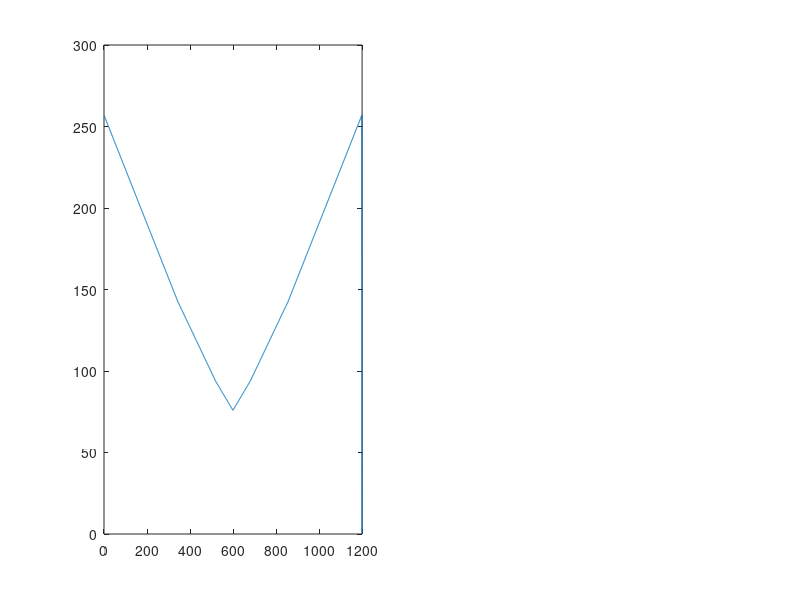

This chart was generated by the following MATLAB code: (Note: this script raises an error after producing the figure.)
clear; close all;
%% 0. Initialize Parameters
L = 1200; % Length of bridge
n = 1200; % Discretize into 1 mm seg.
P = 400; % Total weight of train IF all are freight trains[N]
x = linspace(0, L, n+1); % x-axis generate n + 1 evenly spaced points

% Cross sections are defined by an nx3 matrix. Each row represents a
% rectangle. 
% section[i,1] = b, section[i, 2] = h, section[i, 3] = ybar
% **Coordinates measured as right and down positive**
section1 = [100, 1.27, 1.27/2;
            80, 1.27, 1.27/2 + 75 + 1.27;
            1.27 * 2, 75 - 1.27, (75 - 1.27) / 2 + 1.27;
            10, 1.27, 3 * 1.27 / 2;
            10, 0.0001, 1.27]; % b, h, ybar. last line is glue width,
sectionv2 = [100, 1.27*2, 1.27;
            80, 1.27, 1.27/2 + 75;
            1.27 * 2, 75 - 1.27, (75 - 1.27) / 2 + 1.27;
            10, 1.27, 3 * 1.27 / 2;
            10, 0.0001, 1.27]; % b, h, ybar. last line is glue width,

xsections = {section1, section1}; % cell array of all cross sections

% define the location of each cross section. At least two required.
xsectionpts = [0, 1200]; 
numxsections = length(xsections);

% Define top flange parameters
topConstThick = 1.27;
topConstWidth = 80;
topFreeThick = 1.27;
topFreeWidth = 10;

% Define glue joints
glueheights = [0, 1.27]; %#ok<*NBRAK2>
numglues = length(glueheights);

%% 1. SFD, BMD under train loading
x_train = [52 228 392 568 732 908]; % Train Load Locations
x_train = x_train - 52;
P_train_LC1 = [1 1 1 1 1 1] * (P/6);
P_train_LC2 = [1.35 1.35 1 1 1 1] * (P/6);

P_train = P_train_LC1;

% array of locations the end of the train can take, in intervals of 1mm
train_locs = (-x_train(end)):1:L;

n_train = length(train_locs); % number of train locations
SFDi = zeros(n_train, n+1); % 1 SFD for each train location
BMDi = zeros(n_train, n+1); % 1 BMD for each train location

% Solve for SFD and BMD with the train at different locations
for i = 1:n_train
    % start location of train
    locs = train_locs(i) + x_train;

    % ignore locations not on bridge
    logical = locs >= 0 & locs <= L; 
    locs = locs(logical);
    p_applicable = P_train(logical); % ignore corresponding loads

    % sum of moments at A eqn
    By = sum((locs) .* p_applicable) / L;

    % sum of Fy eqn 
    Ay = sum(p_applicable) - By;
 
    % construct applied loads
    w = zeros(1, n + 1);
    w(round((locs + 1) / L * n)) = -p_applicable;
    w(1) = w(1) + Ay;
    w(round((L + 1.0) / L * n)) = w(round((L + 1.0) / L * n)) + By;
    
    % Integrate the applied loads to get SFD
    SFDi(i, :) = cumsum(w);
    % Integrate the SFD to get BMD
    BMDi(i, :) = cumsum(SFDi(i,:));

end
SFE = max(abs(SFDi)); % SFD envelope
BME = max(BMDi); % BMD envelope

figure
subplot(1, 2, 1)
plot(x, SFE);


%% 2. Geometric properties of cross sections

% Discretized cross-sections. One cross section per mm.
xsectionsdsc = cell(1, n + 1);
xsectionsdsc(round(xsectionpts(1) / L * n) + 1) = xsections(1); 
for i = 1:(numxsections - 1)
    idx1 = round(xsectionpts(i) / L * n) + 1;
    idx2 = round(xsectionpts(i + 1) / L * n) + 1;
    ratio = (xsections{i + 1} - xsections{i}) ./ (xsectionpts(i + 1) - xsectionpts(i));
    xsectionsdsc{idx1} = xsections{i};
    for j = (idx1 + 1):(idx2)
        xsectionsdsc{j} = xsections{i} + ratio * (j / n * L);
    end
end

ybots = zeros(1, n + 1);
for i = 1:n + 1
    ybots(i) = max(xsectionsdsc{i}(:, 2) / 2 + xsectionsdsc{i}(:, 3));
end

ybars = zeros(1, n + 1);
Is = zeros(1, n + 1);
QCent = zeros(1, n + 1);
Qglues = zeros(numglues, n + 1);
Areas = zeros(1, n + 1);

% ybar, I, Qcent, Qglues
for i = 1:(n + 1)
    if i > 1 && isequal(xsectionsdsc{i}, xsectionsdsc{i - 1})
        ybars(i) = ybars(i - 1);
        Is(i) = Is(i - 1);
        QCent(i) = QCent(i - 1);
        Qglues(:, i) = Qglues(:, i - 1);
        Areas(i) = Areas(i - 1);
        continue
    end
    % ybar, I, Qcent
    % sum the areas times distance to centroid of each individual square
    sumAD = 0;
    sumAreas = 0;
    for j = 1:size(xsectionsdsc{i}, 1)
        % ybar
        b = xsectionsdsc{i}(j, 1);
        h = xsectionsdsc{i}(j, 2);
        y = xsectionsdsc{i}(j, 3);
        sumAD = sumAD + b * h * y;
        sumAreas = sumAreas + b * h;
        Areas(i) = Areas(i) + b * h;
    end
    ybars(i) = sumAD / sumAreas;

    % I
    % bh^3/12 for every bit
    Itot = 0;
    for j = 1:size(xsectionsdsc{i}, 1)
        b = xsectionsdsc{i}(j, 1);
        h = xsectionsdsc{i}(j, 2);
        y = xsectionsdsc{i}(j, 3);
        Iloc = b * h^3 / 12;
        ay2 = b * h * (abs(y - ybars(i)))^2;
        Itot = Itot + Iloc + ay2;
    end
    Is(i) = Itot;
    
    % all Qs
    Qc = 0;
    for j = 1:size(xsectionsdsc{i}, 1)
        % calculate area above centroidal axis of the jth shape, as well as
        % centroid position relative to y axis
        b = xsectionsdsc{i}(j, 1);
        h = xsectionsdsc{i}(j, 2);
        y = xsectionsdsc{i}(j, 3);
        y1 = y - h/2;
        y2 = y + h/2;
        if y1 < ybars(i)
            area = b * (min(y2, ybars(i)) - y1);
            centY = (min(y2, ybars(i)) + y1) / 2;
            Qc = Qc + area * (ybars(i) - centY);
        end
    end
    for j = 1:numglues
        % calculate Q from top
        Qtop = 0;
        for k = 1:size(xsectionsdsc{i}, 1)
            % calculate area above centroidal axis of the jth shape, as well as
            % centroid position relative to y axis
            b = xsectionsdsc{i}(k, 1);
            h = xsectionsdsc{i}(k, 2);
            y = xsectionsdsc{i}(k, 3);
            y1 = y - h/2;
            y2 = y + h/2;
            if y1 < glueheights(j)
                area = b * (min(y2, glueheights(j)) - y1);
                centY = (min(y2, glueheights(j)) + y1) / 2;
                Qtop = Qtop + area * (ybars(i) - centY);
            end
        end
        Qglues(j, i) = Qtop;
    end
    QCent(i) = Qc;
end

% calculate max b
bCentTop = zeros(1, n + 1);
bCentBot = zeros(1, n + 1);

bGluesTop = zeros(numglues, n + 1);
bGluesBot = zeros(numglues, n + 1);


for i = 1:n + 1
    bBot = 0;
    bTop = 0;
    for j = 1:size(xsectionsdsc{i}, 1)
        b = xsectionsdsc{i}(j, 1);
        h = xsectionsdsc{i}(j, 2);
        y = xsectionsdsc{i}(j, 3);
        yb = round(ybars(i), 2);
        y1 = round(y - (h / 2), 2);
            y2 = round(y + (h / 2), 2);
        if y2 >= yb && y1 < yb
            bBot = bBot + b;
        end
        if y2 > yb && y1 <= yb
            bTop = bTop + b;
        end
    end
    bCentTop(i) = bTop;
    bCentBot(i) = bBot;
    for j = 1:numglues
        bBot = 0;
        bTop = 0;
        for k = 1:size(xsectionsdsc{i}, 1)
            b = xsectionsdsc{i}(k, 1);
            h = xsectionsdsc{i}(k, 2);
            y = xsectionsdsc{i}(k, 3);
            y1 = round(y - (h / 2), 5);
            y2 = round(y + (h / 2), 5);
            glueh = round(glueheights(j), 5);
            if y2 > glueh && y1 < glueh
                bBot = bBot + b;
            end

            if y2 > glueh && y1 <= glueh
                bTop = bTop + b;
            end
        end
        bGluesTop(j, i) = bTop;
        bGluesBot(j, i) = bBot;
    end
end


%% 3. Calculate Applied Stress
T_glue = zeros(numglues, n + 1);
S_top = -ybars .* BME ./ Is;
S_bot = (ybots - ybars) .* BME ./ Is;
T_cent = SFE .* QCent ./ Is ./ min(bCentBot, bCentTop);

for j = 1:numglues
    T_glue(j, :) = SFE .* Qglues(j, :) ./ Is ./ min(bGluesTop(j, :), bGluesBot(j, :));
end

%% 4. Material and Thin Plate Buckling Capacities
diaphragmDist = 400; % distance between diaphragms. Assume constant for ease of calculation.

E = 4000;
mu = 0.2;
t = 1.27;

S_tens = max(S_top, S_bot);
S_comp = abs(min(S_top, S_bot));
T_max = T_cent;
T_gmax = max(T_glue);
% Buckling case 1 (middle of top flange)
S_buck1 = 4*pi^2*E ./ (12 * (1 - mu^2)) .* ((topConstThick/topConstWidth)^2);
% Buckling case 2 (sides of top flange)
S_buck2 = 0.4254*pi^2*E ./ (12 * (1 - mu^2)) .* ((topFreeThick/topFreeWidth)^2);
% Buckling case 3 (Webs)
S_buck3 = 6*pi^2*E ./ (12*(1-mu^2)) .* (t./(ybars - topConstThick)).^2;
% Shear buckling
T_buck = 5*pi^2*E ./ (12*(1-mu^2)) .* (((t./(ybots - topConstThick)).^2) + ((t/diaphragmDist).^2));


%% 5. FOS
FOS_tens = 30 ./ S_tens;
FOS_comp = 6 ./ S_comp;
FOS_shear = 4 ./ T_max;
FOS_glue = 2 ./ T_gmax;
FOS_buck1 = S_buck1 ./ S_comp;
FOS_buck2 = S_buck2 ./ S_comp;
FOS_buck3 = S_buck3 ./ S_comp;
FOS_buckV = T_buck ./ abs(T_max);

%% 6. Min FOS and the failure load Pfail
FOSs = [min(FOS_tens), min(FOS_comp), min(FOS_shear), min(FOS_glue), min(FOS_buck1), min(FOS_buck2), min(FOS_buck3), min(FOS_buckV)];
minFOS = min(FOSs);
Pf = sum(P_train) * minFOS;

fprintf(['Factors of Safety\n' ...
         '  Matboard Tensile: %.2f\n' ...
         '  Matboard Compressive: %.2f\n' ...
         '  Matboard Shear: %.2f\n' ...
         '  Glue Shear: %.2f\n' ...
         '  Buckling Case 1: %.2f\n' ...
         '  Buckling Case 2: %.2f\n' ...
         '  Buckling Case 3: %.2f\n' ...
         '  Shear Buckling: %.2f\n'], FOSs)
fprintf('\nFailure load: %.2f N\n', Pf)
%% 7. Vfail and Mfail
Mf_tens = FOS_tens .* BME;
Mf_comp = FOS_comp .* BME;
Vf_shear = FOS_shear .* SFE;
Vf_glue = FOS_glue .* SFE;
Mf_buck1 = FOS_buck1 .* BME;
Mf_buck2 = FOS_buck2 .* BME;
Mf_buck3 = FOS_buck3 .* BME;
Vf_buckV = FOS_buckV .* SFE;


%% 8. Output plots of Vfail and Mfail
subplot(2,3,1)
hold on; grid on; grid minor;
plot(x, Vf_shear, 'r')
plot(x, SFE, 'k');
plot([0, L], [0, 0], 'k', 'LineWidth', 2)
legend('Matboard Shear Failure')
xlabel('Distance along bridge (mm)')
ylabel('Absolute Max. Shear Force (N)')

subplot(2, 3, 2)
hold on; grid on; grid minor;
plot(x, Vf_glue, 'r')
plot(x, SFE, 'k');
plot([0, L], [0, 0], 'k', 'LineWidth', 2)
legend('Glue Shear Failure')
xlabel('Distance along bridge (mm)')
ylabel('Absolute Max. Shear Force (N)')

subplot(2, 3, 3)
hold on; grid on; grid minor;
plot(x, Vf_buckV, 'r')
plot(x, SFE, 'k');
plot([0, L], [0, 0], 'k', 'LineWidth', 2)
legend('Matboard Shear Buckling Failure')
xlabel('Distance along bridge (mm)')
ylabel('Absolute Max. Shear Force (N)')

subplot(2, 3, 4)
hold on; grid on; grid minor;
plot(x, Mf_tens, 'r')
plot(x, Mf_comp, 'b')
plot(x, BME, 'k');
plot([0, L], [0, 0], 'k', 'LineWidth', 2)
legend('Matboard Tension Failure', 'Matboard Compression Failure')
xlabel('Distance along bridge (mm)')
ylabel('Bending moment (Nmm)')

subplot(2, 3, 5)
hold on; grid on; grid minor;
plot(x, Mf_buck1, 'r')
plot(x, Mf_buck2, 'b')
plot(x, BME, 'k');
plot([0, L], [0, 0], 'k', 'LineWidth', 2)
legend('Matboard Buckling Failure, Top Flange - Mid', 'Matboard Buckling Failure, Top Flange - Sides')
xlabel('Distance along bridge (mm)')
ylabel('Bending moment (Nmm)')

subplot(2, 3, 6)
hold on; grid on; grid minor;
plot(x, Mf_buck3, 'r')
plot(x, BME, 'k');
plot([0, L], [0, 0], 'k', 'LineWidth', 2)
legend('Matboard Buckling Failure, Webs')
xlabel('Distance along bridge (mm)')
ylabel('Bending moment (Nmm)')
